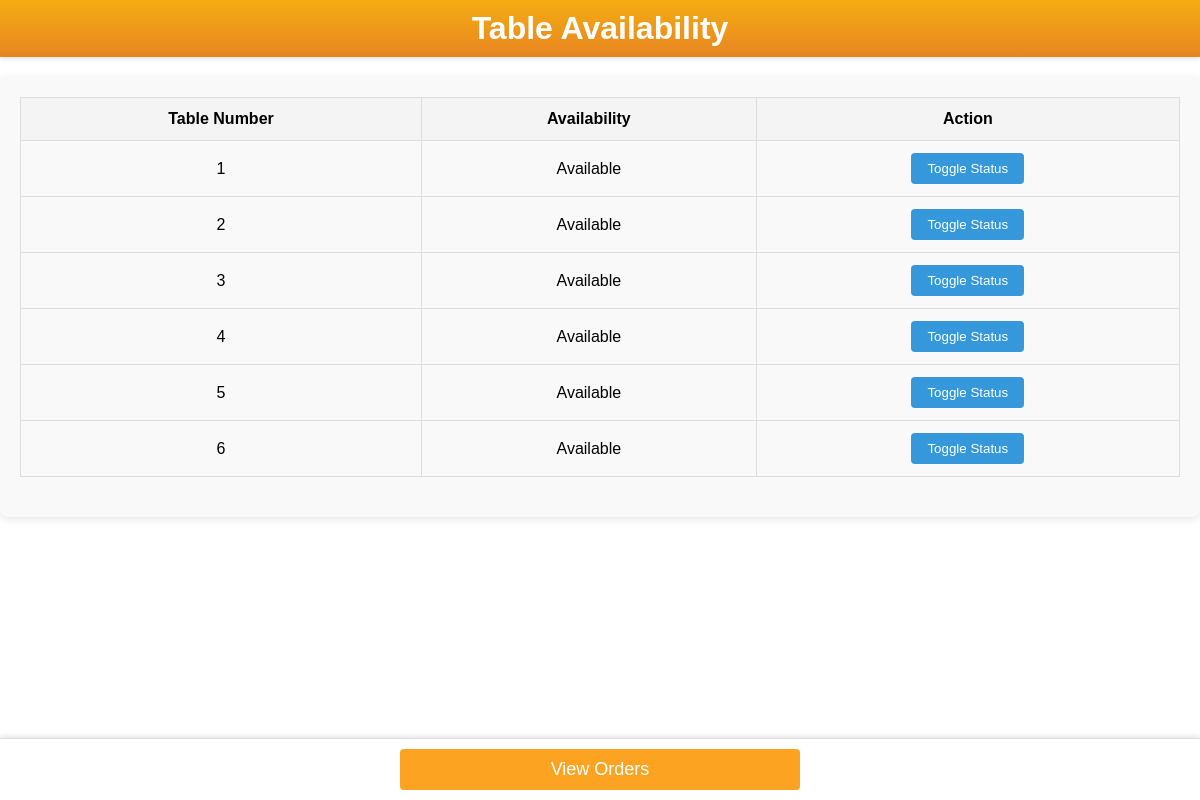
/counter/tables/, run on the app's committed database.
### order/models.py (models this page shows, shortened)
class Table(models.Model):
    table_number = models.PositiveIntegerField(unique=True)
    availability = models.BooleanField(default=True)
    qr_code = models.ImageField(upload_to='qrcodes/', blank=True, null=True,
                                help_text='create a qr code everytime a table is saved!')

### counter/views.py (the view)
# urls.py: path('tables/', views.table_availability, name='table_availability'),
def table_availability(request):
    tables = Table.objects.all().order_by('table_number')
    context = {'tables': tables}
    return render(request, 'counter/table_availability.html', context)

### counter/templates/counter/table_availability.html (shortened to what this page needs)
<!DOCTYPE html>
<html lang="en">
<head>
    {% load static %}
    <link rel="stylesheet" href="{% static 'counter/styles.css' %}">
</head>
<body class="table-availability-page">
    <h1>Table Availability</h1>
    <div class="table-container">
        <table>
            <thead>
                <tr>
                    <th>Table Number</th>
                    <th>Availability</th>
                    <th>Action</th>
                </tr>
            </thead>
            <tbody>
                {% for table in tables %}
                    <tr id="table-row-{{ table.id }}">
                        <td>{{ table.table_number }}</td>
                        <td class="availability-status">{{ table.availability|yesno:"Available,Occupied" }}</td>
                        <td>
                            <button class="toggle-status" data-table-id="{{ table.id }}">
                                Toggle Status
                            </button>
                        </td>
                    </tr>
                {% endfor %}
            </tbody>
        </table>
    </div>
    <div class="navigation-links">
        <a href="{% url 'counter:order_management' %}" class="btn nav-btn">View Orders</a>
    </div>
</body>
</html>

### counter/static/counter/styles.css (style rules this page uses)
.navigation-links { text-align: center; margin: 0; display: flex; justify-content: center; gap: 20px; position: fixed; bottom: 0; left: 0; width: 100%; background-color: white; padding: 10px 0 10px 0; border-top: 1px solid #ddd; box-shadow: 0 -2px 5px rgba(0, 0, 0, 0.1); }
.nav-btn { background-color: #fca422; color: white; width: 30%; font-size: 18px; padding: 10px 20px; border-radius: 4px; text-decoration: none; transition: background-color 0.3s; }
.table-container { max-width: 100%; margin: 20px auto; padding: 20px; border-radius: 8px; background-color: #f9f9f9; box-shadow: 0 2px 8px rgba(0, 0, 0, 0.1); overflow-x: auto; }
body.table-availability-page { font-family: Arial, sans-serif; margin: 0; flex-direction: column; min-height: 100vh; }
table { width: 100%; border-collapse: collapse; margin-bottom: 20px; }
table th, table td { padding: 12px; text-align: center; border: 1px solid #ddd; }
table th { background-color: #f4f4f4; }
h1, h2 { position: sticky; top: 0; z-index: 10; padding: 10px 0; color: white; margin: 0; text-align: center; box-shadow: 0 2px 5px rgba(0, 0, 0, 0.1); }
h1 { background: linear-gradient(#f4ad13, #e88421); }
button.toggle-status { padding: 8px 16px; background-color: #3498db; color: white; border: none; border-radius: 4px; cursor: pointer; transition: background-color 0.3s; }

### data on the page
Table: table_number "1", availability "Available"
Table: table_number "2", availability "Available"
Table: table_number "3", availability "Available"
Table: table_number "4", availability "Available"
Table: table_number "5", availability "Available"
Table: table_number "6", availability "Available"
